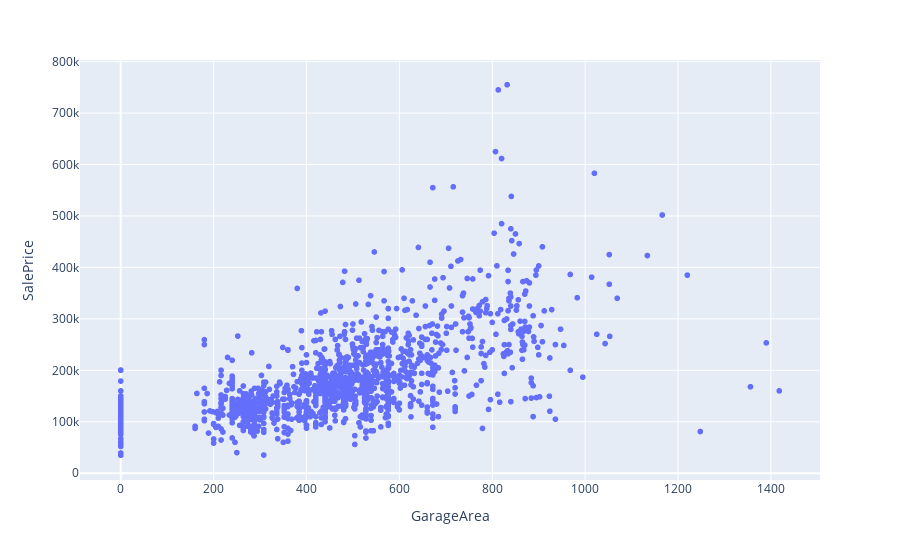

The cell this chart's notebook holds for it:
### Code cell
fig = px.scatter(train_data, x="GarageArea", y="SalePrice")
fig.show()

### Figure 1 — Plotly figure (JSON) as saved in the notebook; plotly's stock layout.template omitted (floating-point values rounded to 4 significant figures; data arrays with more than 128 entries replaced by an {"elided": "..."} marker saying what was removed)
{"data": [{"hovertemplate": "GarageArea=%{x}<br>SalePrice=%{y}<extra></extra>", "legendgroup": "", "marker": {"color": "#636efa", "symbol": "circle"}, "mode": "markers", "name": "", "showlegend": false, "type": "scattergl", "x": {"elided": "1460 int values"}, "xaxis": "x", "y": {"elided": "1460 int values"}, "yaxis": "y"}], "layout": {"legend": {"tracegroupgap": 0}, "margin": {"t": 60}, "xaxis": {"anchor": "y", "domain": [0, 1], "title": {"text": "GarageArea"}}, "yaxis": {"anchor": "x", "domain": [0, 1], "title": {"text": "SalePrice"}}}}
